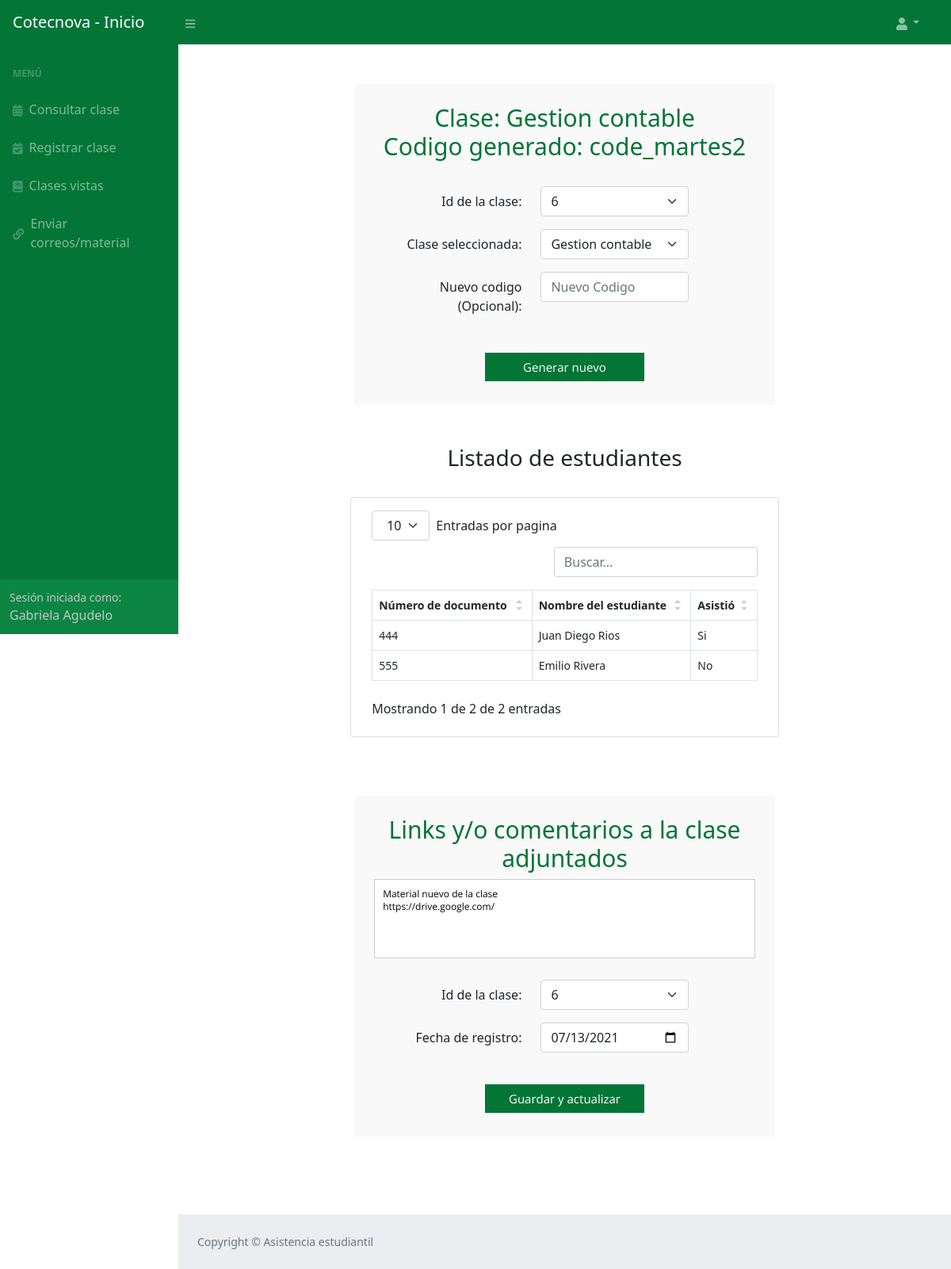
Screenshot of /update_a_docente.php?ida_docente=1 (signed in) with the database file from the repository.
### tables this page shows
CREATE TABLE `a_docente` (
  `ida_docente` int(11) NOT NULL COMMENT 'Id de la asistencia/registro del docente',
  `clase_id_clase` int(11) NOT NULL COMMENT 'Id de la clase registrada',
  `fecha` date NOT NULL COMMENT 'Fecha en la que se registra la clase',
  `estado` varchar(255) NOT NULL COMMENT 'Si la clase esta activa o no',
  `estado2` int(11) NOT NULL
);

CREATE TABLE `a_estudiante` (
  `ida_estudiante` int(11) NOT NULL COMMENT 'Id de la asistencia del estudiante',
  `fecha` date NOT NULL COMMENT 'Fecha de la asistencia a la clase',
  `asistio` varchar(255) NOT NULL COMMENT 'Si/No',
  `estudiante_id_estudiante` int(11) NOT NULL COMMENT 'Id del estudiante',
  `clase_id_clase` int(11) NOT NULL COMMENT 'Id de la clase'
);

CREATE TABLE `estudiante` (
  `id_estudiante` int(11) NOT NULL COMMENT 'Identificador del estudiante',
  `documento` varchar(45) NOT NULL COMMENT 'Documento del estudiante',
  `nombres` varchar(45) NOT NULL COMMENT 'Nombres del estudiante',
  `apellidos` varchar(45) NOT NULL COMMENT 'Apellidos del estudiante',
  `jornada` varchar(45) NOT NULL COMMENT 'Jornada del estudiante',
  `semestre` varchar(45) NOT NULL COMMENT 'Semestre en el que se encuentra',
  `clave` varchar(45) NOT NULL COMMENT 'Clave del estudiante',
  `correo` varchar(255) NOT NULL COMMENT 'Correo el estudiante',
  `estado` int(11) NOT NULL COMMENT 'Activo o inactivo',
  `Carrera_id_carrera` int(11) NOT NULL COMMENT 'Id de la carrera que cursa',
  `tipo_usuario_id_tipo_usuario` int(11) NOT NULL COMMENT 'Id del tipo de usuario'
);

### Modelo/MySQL.php (called while the page is built, shortened)
<?php
class MySQL{
    private $hostname  = "localhost";
    private $user = "root";
    private $password = "";
    private $database = "asistencia";
    private $conexion;
    public function conectar(){
        $this->conexion = mysqli_connect($this->hostname, $this->user, $this->password, $this->database);
    }
    public function efectuarConsulta($consulta){
        mysqli_query($this->conexion, "SET lc_time_names = 'es_ES'" );
        mysqli_query($this->conexion, "SET NAMES 'utf8'");
        mysqli_query($this->conexion, "SET CHARACTER 'utf8'");
       $this->resultadoConsulta = mysqli_query($this->conexion, $consulta);
        return $this->resultadoConsulta;
    }
}

### update_a_docente.php (the view, shortened to what this page needs)
<!DOCTYPE html>
<html lang="en">
    <head>
        <link href="css/style2.css" rel="stylesheet" />
        <link href="css/styles.css" rel="stylesheet" />
        <link href="css/registro.css" rel="stylesheet" media="all">
        <link href="css/style.min.css" rel="stylesheet">
    </head>
    <body class="sb-nav-fixed">
        <div id="container">
        <?php
        if(isset($_SESSION['tipousuario'])){
            include("header_index.php");
        ?>
        </div>
        <?php
        require_once 'Modelo/MySQL.php';
        $mysql = new MySQL;
        $mysql->conectar();
        $clase = $_GET['ida_docente'];
  $MostrarDatos = $mysql->efectuarConsulta("SELECT asistencia.a_docente.ida_docente, asistencia.a_docente.clase_id_clase, asistencia.clase.Materia_id_materia, asistencia.materia.nombre as nombremateria, asistencia.grupo.id_grupo, asistencia.grupo.nombre as nombregrupo, asistencia.a_docente.fecha, asistencia.clase.codigo, asistencia.links.links, asistencia.a_docente.estado FROM a_docente JOIN asistencia.clase ON asistencia.a_docente.clase_id_clase = asistencia.clase.id_clase JOIN asistencia.materia ON asistencia.clase.Materia_id_materia = asistencia.materia.id_materia JOIN asistencia.grupo ON asistencia.clase.Grupo_id_grupo = asistencia.grupo.id_grupo JOIN asistencia.links ON asistencia.a_docente.fecha = asistencia.links.fecha WHERE asistencia.a_docente.estado = 'Activa' AND asistencia.a_docente.estado2 = 1 AND asistencia.a_docente.ida_docente = ".$clase." GROUP BY asistencia.materia.nombre");
  while ($valores1 = mysqli_fetch_assoc($MostrarDatos)) {
    $nombremateria = $valores1['nombremateria'];
    $idMateria = $valores1['Materia_id_materia'];
    $codigo = $valores1['codigo'];
    $links = $valores1['links'];
    $fecha = $valores1['fecha'];
    $id_clase = $valores1['clase_id_clase'];
  }
  $listaEAE = $mysql->efectuarConsulta("SELECT asistencia.estudiante.documento, asistencia.estudiante.nombres, asistencia.estudiante.apellidos, asistencia.a_estudiante.asistio, asistencia.a_estudiante.fecha from asistencia.estudiante JOIN asistencia.a_estudiante ON asistencia.estudiante.id_estudiante = asistencia.a_estudiante.estudiante_id_estudiante WHERE asistencia.a_estudiante.fecha = '". $fecha ."'");
        }
        if($_SESSION['tipousuario'] == 2){
        ?>
        <div id="layoutSidenav">
            <div id="layoutSidenav_content">
                <main>
                    <div class="container-fluid px-4">
                        <div class="row">
                            <div class="container col-md-7 col-md-offset-3" style="text-align: center">
                              <form id="contact" action="Controlador/newcode2.php" method="post">
                                <h3><?php echo "Clase: " . $nombremateria . "<br>Codigo generado: " . $codigo ?></h3>
                                <br>
                                <div class="form-group row" align="right">
                                  <label class="col-sm-5 col-form-label">Id de la clase:</label>
                                  <div class="col-sm-5">
                                    <select class="form-select" id="idclaseimprimir" name="idclaseimprimir" required>
                                      <option value="<?php echo $id_clase ?>"><?php echo $id_clase ?></option>
                                    </select>
                                  </div>
                                </div>
                                <div class="form-group row" align="right">
                                  <label class="col-sm-5 col-form-label">Clase seleccionada:</label>
                                  <div class="col-sm-5">
                                    <select class="form-select" id="newcodeidmateria" name="newcodeidmateria" required>
                                      <option value="<?php echo $idMateria ?>"><?php echo $nombremateria ?></option>
                                    </select>
                                  </div>
                                </div>
                                <div class="form-group row" align="right">
                                  <label class="col-sm-5 col-form-label">Nuevo codigo (Opcional):</label>
                                  <div class="col-sm-5">
                                    <fieldset>
                                      <input class="form-control " name="newcode" placeholder="Nuevo Codigo">
                                    </fieldset>
                                  </div>
                                </div>
                                <br>
                                <fieldset>
                                  <button name="submit" type="submit" id="contact-submit" data-submit="...Sending" class="col-5">Generar nuevo</button>
                                </fieldset>
                              </form>
                            </div>
                          </div>
                        <div class="row">
                            <center>
                                <h3>Listado de estudiantes</h3>
                                <br>
                                <div class="card mb-4 col-md-7 col-md-offset-3">
                                    <div class="card-body">
                                        <table id="datatablesSimple">
                                            <thead>
                                                <tr>
                                                    <th>N&uacute;mero de documento</th>
                                                    <th>Nombre del estudiante</th>
                                                    <th>Asisti&oacute;</th>
                                                </tr>
                                            </thead>
                                            <tbody>
                                                <tr>
                                                    <?php
                                                    while ($valores3 = mysqli_fetch_assoc($listaEAE)) {
                                                    ?>
                                                    <td><?php echo $valores3['documento'] ?></td>
                                                    <td><?php echo $valores3['nombres']." ".$valores3['apellidos'] ?></td>
                                                    <td><?php echo $valores3['asistio'] ?></td>
                                                    </tr>
                                                    <?php
                                                    }
                                                    ?>
                                            </tbody>
                                        </table>
                                    </div>
                                </div>
                            </center>
                        </div>
                        <div class="row">
                            <div class="container col-md-7 col-md-offset-3" style="text-align: center">
                                <form id="contact" action="Controlador/updateasistenciaDocente.php" method="post">
                                <center>
                                  <h3>Links y/o comentarios a la clase adjuntados</h3>
                                </center>
                                <div class="form-group row">
                                  <fieldset>
                                    <textarea name="comentarios" rows="5" cols="70" required="" placeholder="Escribe aquí una descripción..." ><?php echo $links ?></textarea>
                                  </fieldset>
                                </div>
                                <div class="form-group row" align="right">
                                  <label class="col-sm-5 col-form-label">Id de la clase:</label>
                                  <div class="col-sm-5">
                                    <select class="form-select" id="idclaseimprimir" name="idclaseimprimir" required>
                                      <option value="<?php echo $id_clase ?>"><?php echo $id_clase ?></option>
                                    </select>
                                  </div>
                                </div>
                                <div class="form-group row" align="right">
                                  <label class="col-sm-5 col-form-label">Fecha de registro:</label>
                                  <div class="col-sm-5">
                                      <input type="date" name="fechaclase" class="form-control" required="" value="<?php echo $fecha ?>">
                                  </div>
                                </div>
                                <br>
                                  <button name="submit" type="submit" id="contact-submit" data-submit="...Sending" class="col-5">Guardar y actualizar</button>
                                </form>
                            </div>
                        </div>
                    </div>
                </main>
                <br><br>
                <footer class="py-4 bg-light mt-auto">
                    <div class="container-fluid px-4">
                        <div class="d-flex align-items-center justify-content-between small">
                            <div class="text-muted">Copyright &copy; Asistencia estudiantil</div>
                        </div>
                    </div>
                </footer>
            </div>
        </div>
        <?php
        }else{
            header( "refresh:0;url=login.php" );
        }
        ?>
    </body>
</html>

### css/style2.css (style rules this page uses)
.dataTable-table { max-width: 100%; width: 100%; border-spacing: 0; border-collapse: separate; }
.dataTable-table > tbody > tr > td, .dataTable-table > tbody > tr > th, .dataTable-table > tfoot > tr > td, .dataTable-table > tfoot > tr > th, .dataTable-table > thead > tr > td, .dataTable-table > thead > tr > th { vertical-align: top; padding: 8px 10px; }
.dataTable-table > thead > tr > th { vertical-align: bottom; text-align: left; border-bottom: 1px solid #d9d9d9; }
.dataTable-table th { vertical-align: bottom; text-align: left; }

### css/registro.css (style rules this page uses)
* { margin:0; padding:0; box-sizing:border-box; -webkit-box-sizing:border-box; -moz-box-sizing:border-box; -webkit-font-smoothing:antialiased; -moz-font-smoothing:antialiased; -o-font-smoothing:antialiased; font-smoothing:antialiased; text-rendering:optimizeLegibility; }
body { font-family:"Open Sans", Helvetica, Arial, sans-serif; font-weight:300; font-size: 12px; line-height:30px; color:#777; background:#5e42a6; }
.container { max-width:400px; width:100%; margin:0 auto; position:relative; }
#contact input[type="text"], #contact input[type="email"], #contact input[type="tel"], #contact input[type="url"], #contact textarea, #contact button[type="submit"] { font:400 12px/16px "Open Sans", Helvetica, Arial, sans-serif; }
#contact { background:#F9F9F9; padding:25px; margin:50px 0; }
#contact h3 { color: #037537; display: block; font-size: 30px; font-weight: 400; }
fieldset { border: medium none !important; margin: 0 0 10px; min-width: 100%; padding: 0; width: 100%; }
#contact input[type="text"], #contact input[type="email"], #contact input[type="tel"], #contact input[type="url"], #contact textarea { width:100%; border:1px solid #CCC; background:#FFF; margin:0 0 5px; padding:10px; }
#contact textarea { height:100px; max-width:100%; resize:none; }
#contact button[type="submit"] { cursor:pointer; width:100%; border:none; background:#037537; color:#FFF; margin:0 0 5px; padding:10px; font-size:15px; }

### rows the page displays
a_docente: idclaseimprimir "6", fechaclase "07/13/2021"
a_estudiante: estudiante.documento "444", estudiante.nombres "Juan Diego", estudiante.apellidos "Rios", asistio "Si"
a_estudiante: estudiante.documento "555", estudiante.nombres "Emilio", estudiante.apellidos "Rivera", asistio "No"

### other values shown
$_SESSION['nombre'] "Gabriela"
$_SESSION['apellido'] "Agudelo"
$nombremateria "Gestion contable"
$codigo "code_martes2"
form field newcodeidmateria "Gestion contable"
